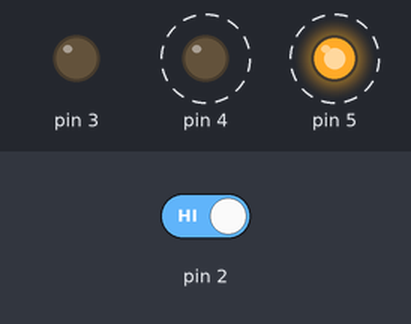
Bench run of a sketch on a simulated Arduino Uno, built with avr-gcc and run on an emulated ATmega328P. On the bench: output pins drawn as LEDs (lit = HIGH). Dashed ring = blinking. The test bench sets the inputs (shaded band); at power-on: pin 2 HIGH.

Above: at 1.3 s.
1.7 s: pin 2 driven LOW
At 1.9 s:
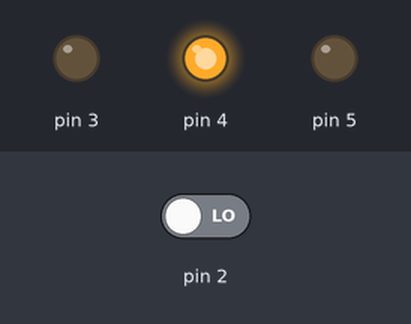
At 3.2 s:
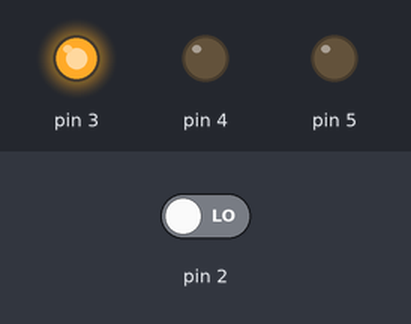
3.5 s: pin 2 driven HIGH
At 3.6 s:
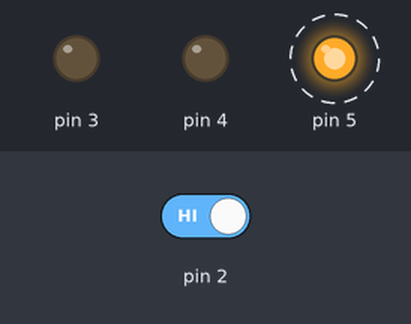
Timing chart, 0 to 12.5 s (numbered marks = the images above; inputs shaded):
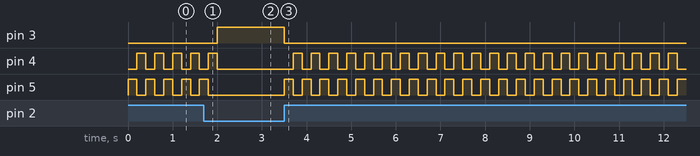

Measured:
- after the input at 1.7 s, pin 3: LOW → HIGH after 0.30 s; pin 4: goes on until 2.0 s, then stays LOW; pin 5: goes on until 1.8 s, then stays LOW
- after the input at 3.5 s, pin 3: HIGH → LOW at once; pin 4: alternates HIGH for 0.20 s and LOW for 0.20 s, starting after 0.20 s; pin 5: alternates HIGH for 0.20 s and LOW for 0.20 s, starting at once
- by itself, pin 4, pin 5: alternates HIGH for 0.20 s and LOW for 0.20 s

The sketch:

p02-SpaceShip-Interface-00.ino
```cpp
/*
  Arduino Starter Kit example
  Krystian Zun

  Project 2 - Spaceship Interface
    ver.00 - Original Code:

      if the switchState is LOW:
        turn the green LED on
        turn the red LED off

       if the switchState is HIGH:
        turn the green LED off
        turn the red LED on (blink)


  Parts required:
  - one green LED
  - two red LEDs
  - pushbutton
  - 10 kilohm resistor
  - three 220 ohm resistors
*/


int switchState = 0;

void setup() {
  /*put your setup code here, to run once*/


  // declare the LED pins as outputs (give data back)

  pinMode(3, OUTPUT);
  pinMode(4, OUTPUT);
  pinMode(5, OUTPUT);


  // declare the switch pin as an input (provide data in)
  pinMode (2, INPUT);
}

void loop() {
  /*put your main code here, to run repeatedly*/


  // read the value of the switch
  // digitalRead() checks to see if there is voltage on the pin or not
  /*based on that we specificy initial state, when button is off*/


  switchState = digitalRead(2);


  // if the button is not pressed turn on the green LED and off the red LEDs

  if (switchState == LOW) {
    digitalWrite(3, HIGH); // turn the green LED on pin 3 on
    digitalWrite(4, LOW); // turn the red LED on pin 4 off
    digitalWrite(5, LOW); // turn the red LED on pin 5 off
  }


  // this "else" is part of the above if() statement.
  // if the switch is not LOW (the button is pressed) turn off the green LED and
  // blink alternatively the red LEDs

  else {
    digitalWrite(3, LOW); // turn the green LED on pin 3 off
    digitalWrite(4, LOW); // turn the red LED on pin 4 off
    digitalWrite(5, HIGH);  // turn the red LED on pin 5 on

    // wait for a quarter second before changing the light
    delay (200);

    // and now it involves only LED on pin 4 and 5
    digitalWrite(4, HIGH); // turn the red LED on pin 4 on
    digitalWrite(5, LOW);  // turn the red LED on pin 5 off

    // wait for a quarter second before changing the light
    delay (200);
  }
}
```
